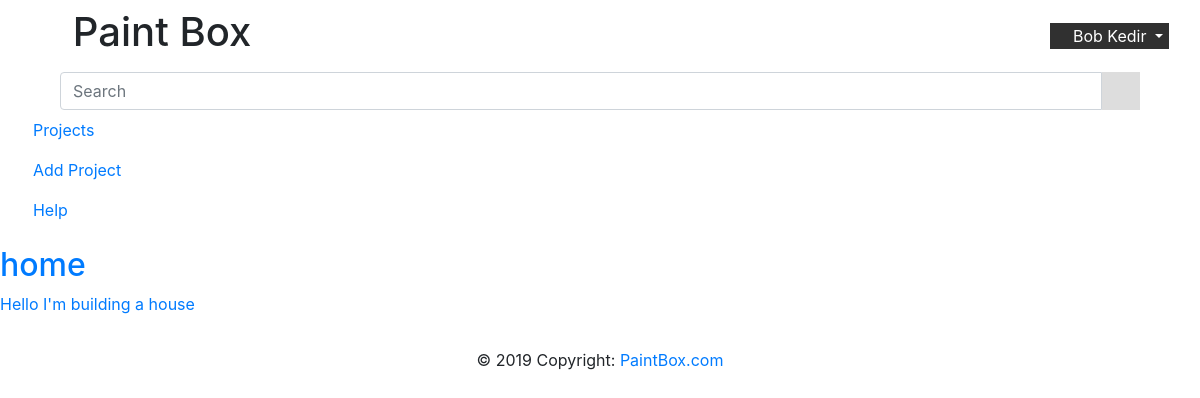
The page /home (signed in) on the database as committed earlier.
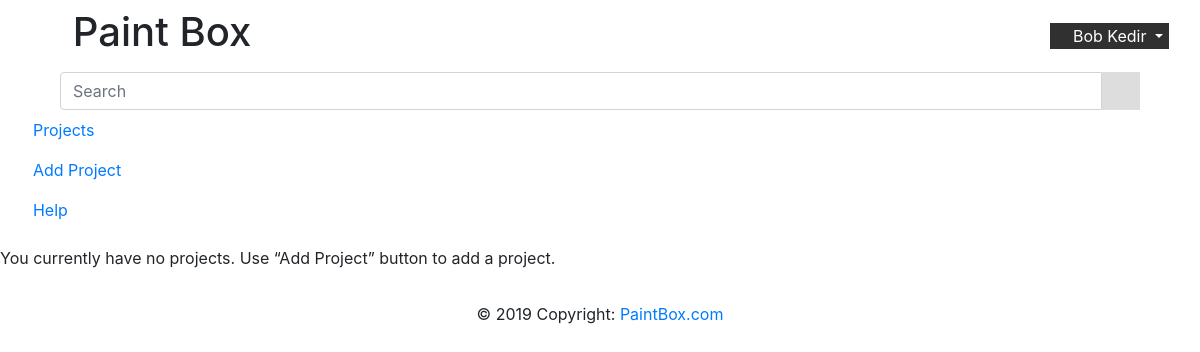
The same page on the database as committed later.
### PaintBox/modules/database.py (models this page shows, shortened)
class DBUser(db.Model, UserMixin):
    __tablename__ = 'user'
    id = db.Column(db.Integer, primary_key=True)
    username = db.Column(db.String(120), unique=True, nullable=False)
    firstname = db.Column(db.String(20), nullable=False)
    lastname = db.Column(db.String(20), nullable=False)
    email = db.Column(db.String(120), unique=True, nullable=False)
    image_file = db.Column(db.String(20), nullable=False, default='default.jpg')
    password = db.Column(db.String(60), nullable=False)
    projects = db.relationship('DBproject', backref='author', lazy=True)

### PaintBox/modules/Project.py (models this page shows, shortened)
class DBproject(db.Model, object):
    __tablename__ = 'project'
    id = db.Column(db.Integer, primary_key=True)
    name = db.Column(db.String(100), nullable=False)
    date_posted = db.Column(db.DateTime, nullable=False, default=datetime.utcnow)
    description = db.Column(db.Text)
    user_id = db.Column(db.Integer, db.ForeignKey('user.id'), nullable=False)
    tags = db.relationship('DBTag', backref='pro', lazy=True)
    stages = db.relationship('DBStage', backref='stage', lazy=True)
    __table_args__ = (UniqueConstraint('user_id', 'name', name='_name_user'),)
    def __repr__(self):
        return f"Project('{self.name}', '{self.date_posted}')"
    def get_id(self):
        return self.id
    def get_name(self):
        return self.name
    def get_description(self):
        return self.description

### PaintBox/routes/routes.py (the view)
@app.route("/home", methods=['GET', 'POST'])
@login_required
def home():
    print("*" * 100)
    global projects
    projects = Project.get_projects(current_user)
    logging.info(f"Projects: {projects}")
    return render_template('index.html', title='Home', user=current_user, projects=projects)

### PaintBox/modules/Project.py (called while the page is built)
def get_projects(user):
    project_list = []
    logging.debug('getting projects from db')
    data = DBproject.query.filter_by(author=user).all()
    for item in data:
        logging.info(f"Project('{item.name}', '{item.id}', '{item.description}')")
        project_list.append(item)
    return project_list

### PaintBox/modules/database.py (called while the page is built)
@login_manager.user_loader
def load_user(user_id):
    return DBUser.query.get(int(user_id))

### PaintBox/templates/index.html (shortened to what this page needs)
{% from 'add_macro.html' import add_form %}
{% from 'sidebar_macro.html' import project_sidebar %}
{% extends "base.html" %}
{% block style %}
    <link rel="stylesheet" href="{{ url_for('static', filename='css/sidebar_style.css') }}">
    <link rel="stylesheet" href="{{ url_for('static', filename='css/project_display.css') }}">
{% endblock %}
{% block nav %}
    {{ project_sidebar() }}
{% endblock %}
{% block main %}
        {% if projects|length  != 0 %}
             <div class="project-container">
                {% for item in projects %}
                    <div class="project">
                        <a href="project/{{ item.get_id() }}" >
                            <h2>{{ item.get_name() }}</h2>
                            <p> {{ item.get_description() }}</p>
                        </a>
                    </div>
                {% endfor %}
            </div>
        {% else %}
            <p>
                You currently have no projects. Use “Add Project” button to add a project.
            </p>
        {% endif %}
{% endblock %}

### PaintBox/templates/sidebar_macro.html (shortened to what this page needs)
{% macro project_sidebar() %}
<nav id="sidebar">
    <div class="sidebar-header">
        <form class="navbar-form"  style="width: 90%; margin: auto;">
            <div class="input-group add-on">
                <input class="form-control" placeholder="Search" name="srch-term" id="srch-term" type="text">
                <div class="input-group-btn" style="background: #DDDDDD;">
                    <button class="btn btn-default" type="submit"><i class="fas fa-search"></i></button>
                </div>
            </div>
        </form>
    </div>
    <ul class="list-unstyled components">
        <li class="nav-item active">
            <a class="nav-link" href="/home"><i class="fas fa-retweet"></i> Projects <span class="sr-only">(current)</span></a>
        </li>
        <li class="nav-item">
             <a href="#" class="nav-link" data-toggle="modal" data-target="#myModal"><i class="fas fa-plus-circle"></i> Add Project</a>
        </li>
        <li class="nav-item">
            <a class="nav-link" href="/"> <i class="fas fa-info-circle"></i> Help</a>
        </li>
    </ul>
</nav>
{% endmacro %}

### PaintBox/templates/base.html (shortened to what this page needs)
<!DOCTYPE html>
<html lang="en" xmlns="http://www.w3.org/1999/html">
<head>
    <link rel="stylesheet" href="https://use.fontawesome.com/releases/v5.8.1/css/all.css"
>
    <link rel="stylesheet" href="https://maxcdn.bootstrapcdn.com/bootstrap/4.3.1/css/bootstrap.min.css">
    {% block style %}{% endblock %}
    <link rel="stylesheet" href="{{ url_for('static', filename='css/home.css') }}">
</head>
<body class="wrapper">
<header>
    <nav class="navbar navbar-expand-lg">
        <div class="container-fluid">
            <a type="button" id="sidebarCollapse">
                    <div class="sidebar-header">
                        <h1>
                            <i class="fas fa-puzzle-piece"></i>
                            <span>Paint Box</span>
                        </h1>
                    </div>
            </a>
            {% if current_user.is_authenticated %}
                <div class="btn-group user_info">
                    <button type="button" class="dropdown-toggle" data-toggle="dropdown" aria-haspopup="true"
                            aria-expanded="false"
                            style="
                                background: #303030;
                                border: #303030;
                                color: white;
                            ">
                        <i class="fas fa-user"></i>
                        <span>{{ user.firstname }} {{ user.lastname }} </span>
                    </button>
                </div>
            {% endif %}
        </div>
    </nav>
</header>
{% block nav %}
{% endblock %}
<main id="content">
    {% block main %}{% endblock %}
</main>
<footer class="footer">
    <div class="footer-copyright text-center py-3">© 2019 Copyright:
        <a href="https://mdbootstrap.com/education/bootstrap/"> PaintBox.com</a>
    </div>
</footer>
</body>
</html>

Rows that differ between the two databases and show on the page:
removed DBproject: get_name "home", get_description "Hello I'm building a house"
Other text that changed with them:
text now shown: "You currently have no projects. Use “Add Project” button to add a project."
